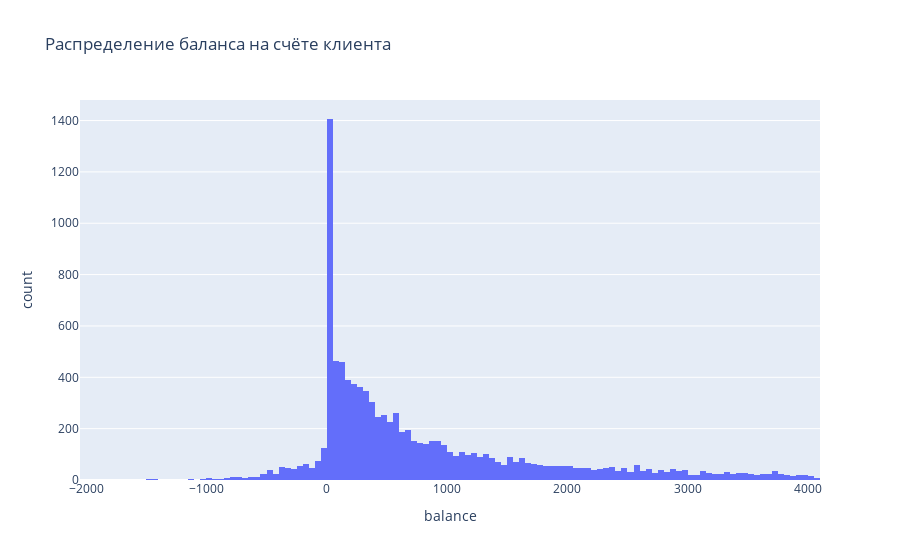

Notebook source saved alongside this figure:
### Markdown cell above
Посмотрим на распределение денежных средств на счетах клиентов.

### Code cell
fig_applicant_income = px.histogram(df_cleaned, x='balance', 
                                    title='Распределение баланса на счёте клиента')
fig_applicant_income.show()

### Figure 1 — Plotly figure (JSON) as saved in the notebook; plotly's stock layout.template omitted (floating-point values rounded to 4 significant figures; data arrays with more than 128 entries replaced by an {"elided": "..."} marker saying what was removed)
{"data": [{"alignmentgroup": "True", "bingroup": "x", "hovertemplate": "balance=%{x}<br>count=%{y}<extra></extra>", "legendgroup": "", "marker": {"color": "#636efa", "pattern": {"shape": ""}}, "name": "", "offsetgroup": "", "orientation": "v", "showlegend": false, "type": "histogram", "x": {"elided": "9931 int values"}, "xaxis": "x", "yaxis": "y"}], "layout": {"barmode": "relative", "legend": {"tracegroupgap": 0}, "title": {"text": "Распределение баланса на счёте клиента"}, "xaxis": {"anchor": "y", "domain": [0, 1], "title": {"text": "balance"}}, "yaxis": {"anchor": "x", "domain": [0, 1], "title": {"text": "count"}}}}
